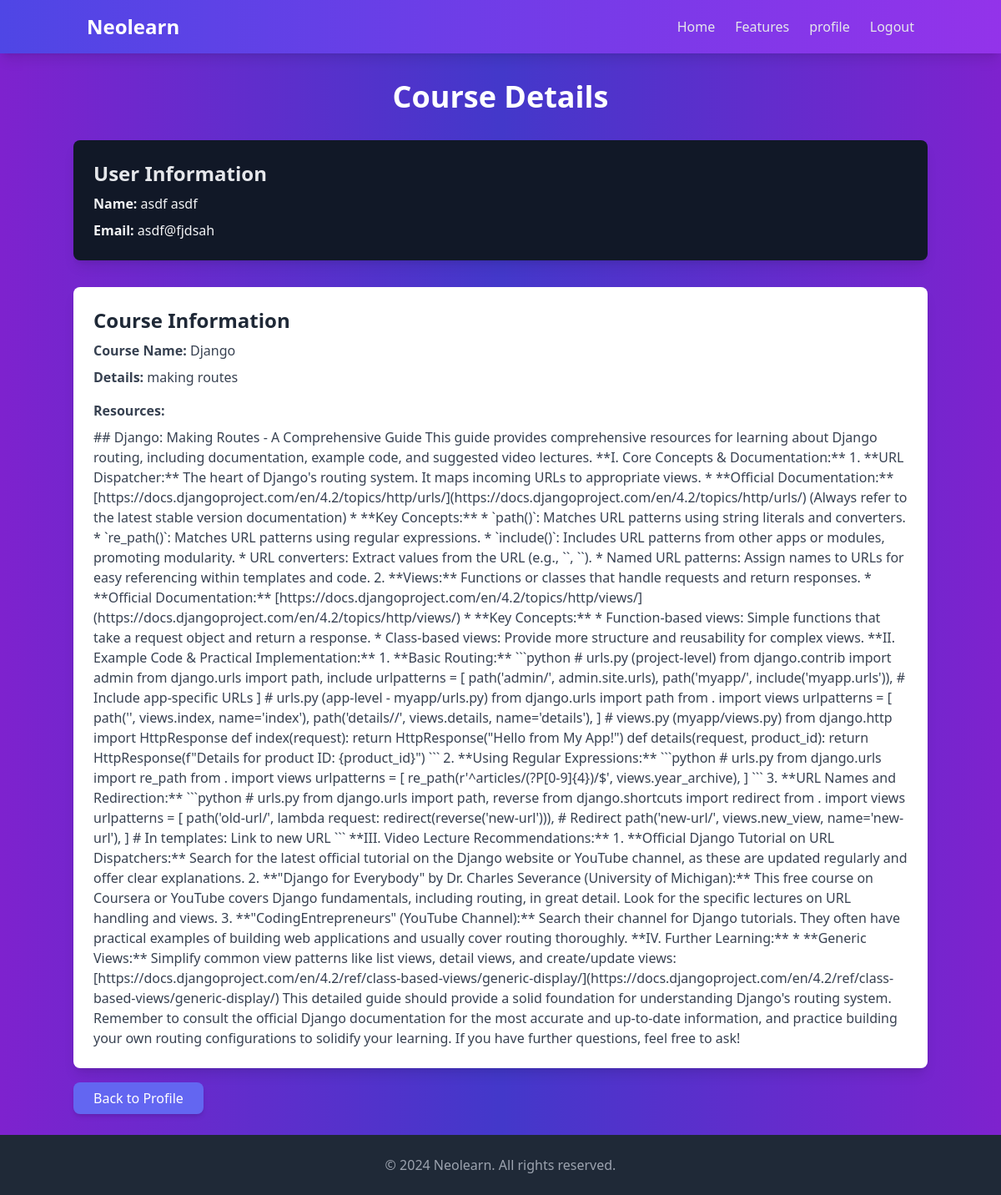
The page /course/10/ (signed in) on the database its author committed.
### core/models.py (models this page shows)
class UserDefinedCourse(models.Model):
    user = models.ForeignKey(User, on_delete=models.CASCADE, related_name='custom_courses')
    course_name = models.CharField(max_length=255)
    details = models.TextField()
    resources = models.TextField(blank=True, null=True)  # To store resources from Gemini AI
    created_at = models.DateTimeField(auto_now_add=True)

### core/views.py (the view)
# urls.py: path('course/<int:course_id>/', views.course_detail_view, name='course_detail_view'),
@login_required(login_url='login')
def course_detail_view(request, course_id):
    course = get_object_or_404(UserDefinedCourse, id=course_id, user=request.user)
    return render(request, 'course_detail.html', {'course': course, 'user': request.user})

### templates/course_detail.html (shortened to what this page needs)
<!DOCTYPE html>
<html lang="en">
<head>
    <script src="https://cdn.tailwindcss.com"></script>
</head>
<body class="bg-gradient-to-r from-purple-700 via-indigo-700 to-purple-700 text-white font-sans">
    <header class="bg-gradient-to-r from-indigo-600 to-purple-600 shadow-lg">
        <div class="container mx-auto px-4 py-4 flex justify-between items-center">
            <h1 class="text-2xl font-extrabold text-white">Neolearn</h1>
            <nav>
                <ul class="flex space-x-6">
                    <li><a href="{% url 'home' %}" class="text-gray-200 hover:text-white">Home</a></li>
                    <li><a href="{% url 'home' %}" class="text-gray-200 hover:text-white">Features</a></li>
                    {% if user.is_authenticated %}
                    <li><a href="{% url 'profile' %}" class="text-gray-200 hover:text-white">profile</a></li>
                    <li><a href="{% url 'logout' %}" class="text-gray-200 hover:text-white">Logout</a></li>
                    {% else %}
                    <a href="{% url 'register' %}" class="hover:underline block">Signup</a>
                    <li><a href="{% url 'login' %}" class="hover:underline block">Login</a></li>
                    {% endif %}
                </ul>
            </nav>
        </div>
    </header>
    <div class="container mx-auto py-8">
        <h1 class="text-4xl font-bold text-center text-white">Course Details</h1>
        <div class="mt-8 bg-gray-900 shadow-lg rounded-lg p-6">
            <h2 class="text-2xl font-semibold text-gray-200">User Information</h2>
            <p class="text-gray-100 mt-2"><strong>Name:</strong> {{ user.get_full_name }}</p>
            <p class="text-gray-100 mt-2"><strong>Email:</strong> {{ user.email }}</p>
        </div>
        <div class="mt-8 bg-white shadow-lg rounded-lg p-6">
            <h2 class="text-2xl font-semibold text-gray-800">Course Information</h2>
            <p class="text-gray-700 mt-2"><strong>Course Name:</strong> {{ course.course_name }}</p>
            <p class="text-gray-700 mt-2"><strong>Details:</strong> {{ course.details }}</p>
            <div class="text-gray-700 mt-4">
                <strong>Resources:</strong>
                <div class="mt-2">
                    {{ course.resources|safe }}
                </div>
            </div>
        </div>
        <div class="mt-6">
            <a href="{% url 'profile' %}"
               class="bg-indigo-500 text-white px-6 py-2 rounded-lg shadow-md hover:bg-indigo-600 transition duration-300">
                Back to Profile
            </a>
        </div>
    </div>
    <footer class="bg-gray-800 text-gray-400">
        <div class="container mx-auto px-4 py-6 text-center">
          <p>&copy; 2024 Neolearn. All rights reserved.</p>
        </div>
      </footer>
</body>
</html>

### rows shown on the page
UserDefinedCourse: course_name "Django", details "making routes", resources "## Django: Making Routes - A Comprehensive Guide This guide provides comprehensive resources for learning about Django routing, including documentation, example code, and suggested video lectures. **I. Core Concepts & Documentation:** 1. **URL Dispatcher:** The heart of Django's routing system. It maps incoming URLs to appropriate views. * **Official Documentation:** [https://docs.djangoproject.com/en/4.2/topics/http/urls/](https://docs.djangoproject.com/en/4.2/topics/http/urls/) (Always refer to the latest stable version documentation) * **Key Concepts:** * `path()`: Matches URL patterns using string literals and converters. * `re_path()`: Matches URL patterns using regular expressions. *…"

### other values the page prints
{{ user.get_full_name }} "asdf asdf"
{{ user.email }} "asdf@fjdsah"
